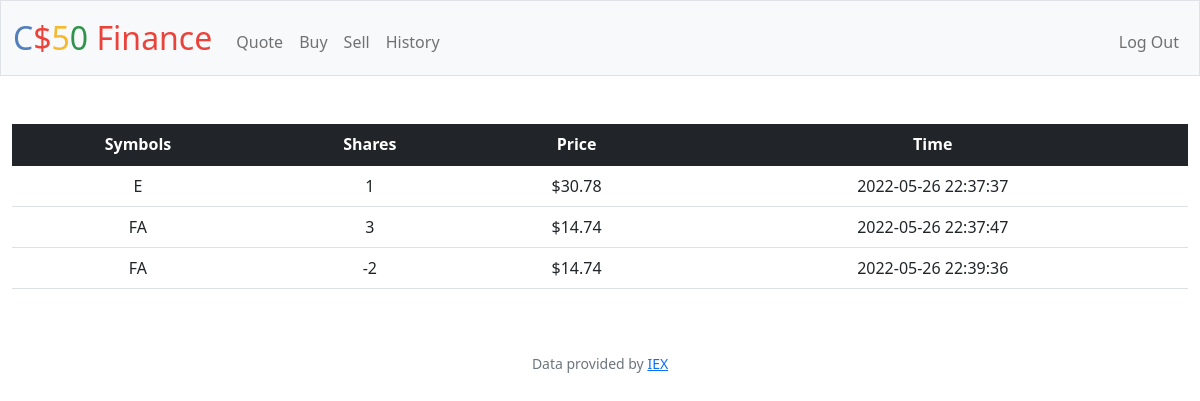
Screenshot of /history (signed in) with the database file from the repository.
### tables this page shows
CREATE TABLE 'transactions' ('id' INTEGER PRIMARY KEY AUTOINCREMENT NOT NULL, 'user_id' INTEGER, 'symbol' TEXT, 'shares' INTEGER, 'price' REAL, 'date' DATETIME, 'TOTAL' INTEGER);

### app.py (the view)
@app.route("/history")
@login_required
def history():
    user_id = session["user_id"]
    transactions = db.execute("SELECT symbol, price, shares, date FROM transactions WHERE user_id = ?", user_id)
    return render_template("history.html", transactions = transactions, usd=usd)

### app.py (called while the page is built)
@app.after_request
def after_request(response):
    response.headers["Cache-Control"] = "no-cache, no-store, must-revalidate"
    response.headers["Expires"] = 0
    response.headers["Pragma"] = "no-cache"
    return response

### helpers.py (called while the page is built)
def login_required(f):
    @wraps(f)
    def decorated_function(*args, **kwargs):
        if session.get("user_id") is None:
            return redirect("/login")
        return f(*args, **kwargs)
    return decorated_function

def usd(value):
    return f"${value:,.2f}"

### templates/history.html (shortened to what this page needs)
{% extends "layout.html" %}
{% block main %}
    <table class="table">
        <thead class="table-dark">
            <th>Symbols</th>
            <th>Shares</th>
            <th>Price</th>
            <th>Time</th>
        </thead>
        <tbody>
            {% for database in transactions %}
                <tr>
                    <td>{{ database["symbol"] }}</td>
                    <td>{{ database["shares"] }}</td>
                    <td>{{ usd(database["price"]) }}</td>
                    <td>{{ database["date"] }}</td>
                </tr>
            {% endfor %}
        </tbody>
    </table>
{% endblock %}

### rows the page displays
transactions: symbol "E", shares "1", price "$30.78", date "2022-05-26 22:37:37"
transactions: symbol "FA", shares "3", price "$14.74", date "2022-05-26 22:37:47"
transactions: symbol "FA", shares "-2", price "$14.74", date "2022-05-26 22:39:36"
